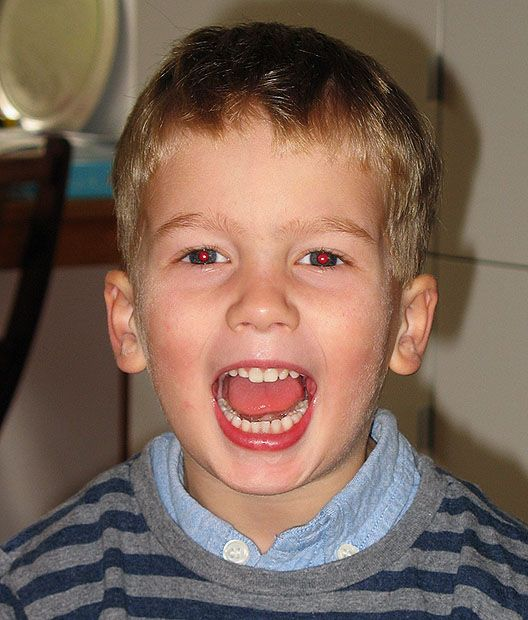
//> input picture images/img5.jpg, 528 x 620 px; the run also reads 1 picture not shown here
$ ./main   (built with g++ and OpenCV 4)
//> lines starting //> are read from the running program, lines starting //| are printed output that depends on the picture; after the words box and inside, x2 and y2 are one past the last pixel; in counts of white or black regions, pixels touching at a corner belong together
### src/eye.h
//
// Created by anaho on 5/4/2025.
//

#ifndef REDEYEDETECTION_EYE_H
#define REDEYEDETECTION_EYE_H

#include <opencv2/opencv.hpp>
using namespace std;
using namespace cv;

typedef struct {
    Mat B;
    Mat G;
    Mat R;
} image_channels_bgr;
Mat eye_detection_haar_cascade(Mat source,vector<Rect> & haarCascadeEyes);
Rect findFaceRegion( Mat skinMask);
vector<Rect> findEyeCandidates( Mat mask,  Rect faceRect);
Mat detectSkin( Mat src);
vector<Rect> detectEyes( Mat img,  Rect faceRect);

Mat createRedEyeMask( Mat eye);

void fixRedEyes(Mat img, vector<Rect> eyes);
void correctRedEye(Mat eye, Mat mask);

void fillHoles(Mat mask);
void drawEyeCandidates(Mat image,  vector<Rect> candidates,  string windowName = "Eye Candidates");
double verifyPositionDifference(vector<Rect>selectedEyes,vector<Rect>myEyes);
void verifyColorDifference(Mat iphoneCorrect ,Mat myCorrect,vector<Rect>eyes);

#endif //REDEYEDETECTION_EYE_H

### src/eye.cpp
#include <iostream>
#include <opencv2/opencv.hpp>
#include <cmath>
#include "eye.h"
#include <fstream>
using namespace std;
using namespace cv;

Mat bgr_2_YCrCb(Mat source) {
    int rows = source.rows, cols = source.cols;
    Mat dest(rows, cols, CV_8UC3); // output: YCrCb

    for (int i = 0; i < rows; ++i) {
        for (int j = 0; j < cols; ++j) {
            Vec3b pixel = source.at<Vec3b>(i, j);
            uchar B = pixel[0];
            uchar G = pixel[1];
            uchar R = pixel[2];

            //formule de conversie
            float fY  = 0.299f * R + 0.587f * G + 0.114f * B;
            float fCr = (R - fY) * 0.713f + 128;
            float fCb = (B - fY) * 0.564f + 128;

            uchar Y, Cr, Cb;

            if (fY < 0) Y = 0;
            else if (fY > 255) Y = 255;
            else Y = (uchar)fY;

            if (fCr < 0) Cr = 0;
            else if (fCr > 255) Cr = 255;
            else Cr = (uchar)fCr;

            if (fCb < 0) Cb = 0;
            else if (fCb > 255) Cb = 255;
            else Cb = (uchar)fCb;

            dest.at<Vec3b>(i, j) = Vec3b(Y, Cr, Cb);  // OpenCV: YCrCb order
        }
    }

    return dest;
}

// [49 lines left out: function eye_detection_haar_cascade, not called in this run]

Mat manualInRange( Mat ycrcb) {
    int rows = ycrcb.rows;
    int cols = ycrcb.cols;
    Mat mask(rows, cols, CV_8UC1);

    for (int i = 0; i < rows; ++i) {
        for (int j = 0; j < cols; ++j) {
            Vec3b pixel = ycrcb.at<Vec3b>(i, j);
            uchar Y  = pixel[0];
            uchar Cr = pixel[1];
            uchar Cb = pixel[2];

            // Interval tipic pentru piele
            if (Y >= 0 && Y <= 255 &&
                Cr >= 133 && Cr <= 173 &&
                Cb >= 77 && Cb <= 127) {
                mask.at<uchar>(i, j) = 255;
            } else {
                mask.at<uchar>(i, j) = 0;
            }
        }
    }

    return mask;
}
bool IsInside(Mat img, int i, int j){

    if(i>=img.rows||i<0||j<0||j>=img.cols)
        return false;

    return true;
}
Mat dilation( Mat source,int widthStr,int heightStr ,int no_iter) {
    Mat dst = source.clone();
    Mat kernel = getStructuringElement(MORPH_ELLIPSE, Size(widthStr, heightStr));
    int kCenter = kernel.rows / 2;

    for (int iter = 0; iter < no_iter; ++iter) {
        Mat aux = dst.clone();
        for (int i = 0; i < source.rows; ++i) {
            for (int j = 0; j < source.cols; ++j) {
                if (aux.at<uchar>(i, j) == 255) {
                    for (int ki = 0; ki < kernel.rows; ++ki) {
                        for (int kj = 0; kj < kernel.cols; ++kj) {
                            if (kernel.at<uchar>(ki, kj) > 0) {
                                int ni = i + ki - kCenter;
                                int nj = j + kj - kCenter;
                                if (IsInside(dst,ni,nj)) {
                                    dst.at<uchar>(ni, nj) = 255;
                                }
                            }
                        }
                    }
                }
            }
        }
    }

    return dst;
}

Mat erosion( Mat source,int widthStr,int heightStr, int no_iter) {
    Mat dst = source.clone();
    Mat kernel = getStructuringElement(MORPH_ELLIPSE, Size(widthStr, heightStr));
    int kCenter = kernel.rows / 2;

    for (int iter = 0; iter < no_iter; ++iter) {
        Mat aux = dst.clone();
        for (int i = 0; i < source.rows; ++i) {
            for (int j = 0; j < source.cols; ++j) {
                bool erodePixel = false;
                for (int ki = 0; ki < kernel.rows && !erodePixel; ++ki) {
                    for (int kj = 0; kj < kernel.cols; ++kj) {
                        if (kernel.at<uchar>(ki, kj) > 0) {
                            int ni = i + ki - kCenter;
                            int nj = j + kj - kCenter;
                            if (ni < 0 || ni >= dst.rows || nj < 0 || nj >= dst.cols || aux.at<uchar>(ni, nj) == 0) {
                                erodePixel = true;
                                break;
                            }
                        }
                    }
                }
                dst.at<uchar>(i, j) = erodePixel ? 0 : 255;
            }
        }
    }

    return dst;
}


Mat opening(Mat source,int widthStr,int heightStr ,int no_iter) {


    Mat dst=source.clone(), aux=source.clone();
    int rows=source.rows, cols=source.cols;


    for(int k=0;k<no_iter;k++)
    {
        dst = erosion(aux,widthStr,heightStr,1);
        dst = dilation(dst,widthStr,heightStr,1);
        aux = dst.clone();
    }


    return dst;

}

Mat closing(Mat source,int widthStr,int heightStr ,int no_iter) {


    Mat dst=source.clone(), aux=source.clone();
    int rows=source.rows, cols=source.cols;

    for(int k=0;k<no_iter;k++)
    {
        dst = dilation(aux,widthStr,heightStr,1);
        dst = erosion(dst,widthStr,heightStr,1);
        aux = dst.clone();
    }

    return dst;
}
Mat detectSkin( Mat src) {
    Mat ycrcb, mask;
    //cvtColor(src, ycrcb, COLOR_BGR2YCrCb); - functie open cv rescrisa de mine
    ycrcb=bgr_2_YCrCb(src);

    // Interval tipic pentru piele
    //inRange(ycrcb, Scalar(0, 133, 77), Scalar(255, 173, 127), mask); - functie openCV rescrisa de mine

    mask=manualInRange(ycrcb);
    // Curatare cu morfologie (dilatare urmata de eroziune)

    //morphologyEx(mask, mask, MORPH_OPEN, getStructuringElement(MORPH_ELLIPSE, Size(5, 5)));
    //morphologyEx(mask, mask, MORPH_CLOSE, getStructuringElement(MORPH_ELLIPSE, Size(5, 5)));
    //mask=opening(mask,5,5,1);
    mask=closing(mask,5,5,1);

    return mask;
}

Rect findFaceRegion(Mat skinMask) {
    vector<vector<Point>> contours;

    //doar contururile exterioare si salvam punctele importante (de ex la o linie drepta salvam doar marginile)
    findContours(skinMask, contours, RETR_EXTERNAL, CHAIN_APPROX_SIMPLE);

    int maxArea = 0;
    Rect faceRect;

    for (const auto& contour : contours) {

        //dreptunghiul circumscris
        Rect r = boundingRect(contour);
        int area = r.area();

        //presupunem ca cea mai mare suprafata de piele este fata
        if (area > maxArea) {
            maxArea = area;
            faceRect = r;
        }
    }
    return faceRect;
}
Mat bgr_2_grayscale(Mat source){
    int rows=source.rows, cols=source.cols;
    Mat grayscale_image=Mat(rows,cols,CV_8UC1);

    for(int i=0;i<rows;i++)
        for(int j=0;j<cols;j++)
        {
            grayscale_image.at<uchar>(i,j)=(source.at<Vec3b>(i,j)[0]+source.at<Vec3b>(i,j)[1]+source.at<Vec3b>(i,j)[2])/3;
        }

    return grayscale_image;
}
int otsuThreshold(int* hist, int total) {
    float sum = 0;
    for (int i = 0; i < 256; ++i)
        sum += i * hist[i];

    float sumB = 0;
    int wB = 0, wF = 0;

    float maxBetweenVar = 0;
    int threshold = 0;

    for (int t = 0; t < 256; ++t) {
        wB += hist[t]; // weight background
        if (wB == 0) continue;

        wF = total - wB; // weight foreground
        if (wF == 0) break;

        sumB += (float)(t * hist[t]);

        float mB = sumB / wB;           // mean background
        float mF = (sum - sumB) / wF;   // mean foreground

        float betweenVar = (float)wB * wF * (mB - mF) * (mB - mF);

        if (betweenVar > maxBetweenVar) {
            maxBetweenVar = betweenVar;
            threshold = t;
        }
    }

    return threshold;
}
int* compute_histogram_naive(Mat source){

    int* histogram = (int*)calloc(256, sizeof(int));

    int rows=source.rows,cols=source.cols;

    for(int i=0;i<rows;i++)
        for(int j=0;j<cols;j++)
        {
            histogram[source.at<uchar>(i,j)]++;
        }

    return histogram;

}
Mat manualGaussianBlur( Mat src) {
    Mat dst = src.clone();

    // Kernel 5x5 gaussian aproximativ (sigma = 1.0)
    float kernel[5][5] = {
            { 1,  4,  6,  4, 1 },
            { 4, 16, 24, 16, 4 },
            { 6, 24, 36, 24, 6 },
            { 4, 16, 24, 16, 4 },
            { 1,  4,  6,  4, 1 }
    };

    float factor = 1.0f / 256.0f; // suma kernelului este 256

    for (int i = 2; i < src.rows - 2; ++i) {
        for (int j = 2; j < src.cols - 2; ++j) {
            float sum = 0.0f;
            for (int ki = -2; ki <= 2; ++ki) {
                for (int kj = -2; kj <= 2; ++kj) {
                    sum += kernel[ki + 2][kj + 2] * src.at<uchar>(i + ki, j + kj);
                }
            }
            dst.at<uchar>(i, j) = (uchar)(sum * factor);
        }
    }

    return dst;
}

Mat preprocessROI( Mat roi) {
    Mat gray, thresh;
    gray=bgr_2_grayscale(roi);
    //GaussianBlur(gray, gray, Size(5, 5), 0);
    //threshold(gray, thresh, 0, 255, THRESH_BINARY_INV + THRESH_OTSU);
    gray=manualGaussianBlur(gray);
    int *histogram= compute_histogram_naive(gray);
    int threshold=otsuThreshold(histogram,gray.rows*gray.cols);
    thresh=gray.clone();
    for(int i=0;i<gray.rows;i++)
        for(int j=0;j<gray.cols;j++)
            if(gray.at<uchar>(i,j)>threshold)
                thresh.at<uchar>(i,j)=0;
            else
                thresh.at<uchar>(i,j)=255;
    //morphologyEx(thresh, thresh, MORPH_OPEN,getStructuringElement(MORPH_ELLIPSE, Size(3, 3)));
    thresh=opening(thresh,3,3,1);

   //imshow("Masca fata",thresh);
    return thresh;

}


vector<Rect> findEyeCandidates( Mat mask,  Rect faceRect) {
    vector<vector<Point>> contours;
    findContours(mask, contours, RETR_EXTERNAL, CHAIN_APPROX_SIMPLE);

    vector<Rect> candidates;

    for (const auto contour : contours) {
        Rect r = boundingRect(contour);

        //ajuta la aflarea unai forme rotunde
        float aspect = (float)r.width / r.height;

        int centerYCand = r.y + r.height / 2;
        int centerYFace = faceRect.y + faceRect.height / 2;

        //  filtru de pozitie verticala (doar sus)
        if (centerYCand > centerYFace + faceRect.height / 6)
            continue;

        //modifica niste parametrii
        if (r.width > 10 && r.width < 80 && //ignora forme foarte mici sau foarte mari
            r.height > 10 && r.height < 60 &&
            aspect > 0.7 && aspect < 3.0) //exclude forme ciudate
        {
            Rect eyeBox(r.x + faceRect.x, r.y + faceRect.y, r.width, r.height);
            candidates.push_back(eyeBox);
        }
    }

    return candidates;
}
// [11 lines left out: function drawEyeCandidates, not called in this run]

pair<Rect, Rect> findBestEyePair( vector<Rect> candidates, int faceCenterX) {
    int bestScore = INT_MAX;
    pair<Rect, Rect> bestPair;

    //ponderi pentru scorul final
    int w_align = 3;
    int w_size = 2;
    int w_sym = 1; // mai mica pondere

    //luam toate perechile de candidati pentru ochi
    for (size_t i = 0; i < candidates.size(); ++i) {
        for (size_t j = i + 1; j < candidates.size(); ++j) {
            Rect a = candidates[i], b = candidates[j];

            //aliniere orizonatala a ochilor
            int centerYDiff = abs((a.y + a.height / 2) - (b.y + b.height / 2));

            //ochii sa fie aproximativ egali ca marime
            int sizeDiff = abs(a.width - b.width) + abs(a.height - b.height);

            //ochii sunt pozitionati aproximativ simetric fata de centrul fetei
            int symA = abs((a.x + a.width / 2) - faceCenterX);
            int symB = abs((b.x + b.width / 2) - faceCenterX);
            int symDiff = abs(symA - symB);

            //distanta dintre ochi sa fie rezonabila
            int distX = abs((a.x + a.width / 2) - (b.x + b.width / 2));
            if (distX < 20 || distX > faceCenterX)  // elimina doar cazuri extreme
                continue;

            int totalScore = centerYDiff * w_align + sizeDiff * w_size + symDiff * w_sym;

            if (totalScore < bestScore) {
                bestScore = totalScore;
                bestPair = {a, b};
            }
        }
    }

    return bestPair;
}


vector<Rect> detectEyes( Mat img,  Rect faceRect) {
    Mat roi = img(faceRect).clone();
    Mat mask = preprocessROI(roi);
    vector<Rect> candidates = findEyeCandidates(mask, faceRect);
    Mat cand = img.clone();
   // drawEyeCandidates(cand,candidates);
    if (candidates.size() < 2)
        return {};

    pair<Rect, Rect> best = findBestEyePair(candidates, faceRect.x + faceRect.width / 2);

    // Validare (finala) daca sunt destul de aliniati si departati
    int deltaY = abs((best.first.y + best.first.height / 2) - (best.second.y + best.second.height / 2));
    int distX = abs((best.first.x + best.first.width / 2) - (best.second.x + best.second.width / 2));
    if (deltaY > faceRect.height / 5 || distX < 20 || distX > faceRect.width * 0.9)
        return {};
    if (best.first.x < best.second.x)
        return {best.first, best.second};
    else
        return {best.second, best.first};
}
image_channels_bgr break_channels(Mat source){

    int rows, cols;
    Mat B, G, R;
    image_channels_bgr bgr_channels;

    rows=source.rows;
    cols=source.cols;

    B=Mat(rows,cols,CV_8UC1);
    G=Mat(rows,cols,CV_8UC1);
    R=Mat(rows,cols,CV_8UC1);
    for(int i=0;i<rows;i++)
        for(int j=0;j<cols;j++)
        {
            B.at<uchar>(i,j)=source.at<Vec3b>(i,j)[0];

            G.at<uchar>(i,j)=source.at<Vec3b>(i,j)[1];

            R.at<uchar>(i,j)=source.at<Vec3b>(i,j)[2];


        }

    bgr_channels.B=B;
    bgr_channels.G=G;
    bgr_channels.R=R;
    return bgr_channels;
}

// [25 lines of commented-out code are left out]


Mat createRedEyeMask(Mat eye) {
    Mat ycrcb;
    cvtColor(eye, ycrcb, COLOR_BGR2YCrCb);
    vector<Mat> channels;
    split(ycrcb, channels); // Y, Cr, Cb
    Mat Cr = channels[1];

    Scalar crMean, crStd;
    meanStdDev(Cr, crMean, crStd);
    double crThreshold = crMean[0] + crStd[0] * 0.8;  // mai permisiv

    image_channels_bgr bgr = break_channels(eye);
    Mat mask = Mat::zeros(eye.size(), CV_8UC1);

    for (int i = 0; i < eye.rows; ++i) {
        for (int j = 0; j < eye.cols; ++j) {
            uchar r = bgr.R.at<uchar>(i, j);
            uchar g = bgr.G.at<uchar>(i, j);
            uchar b = bgr.B.at<uchar>(i, j);
            uchar cr = Cr.at<uchar>(i, j);

            float ratio = r / (float)(g + b + 1);

            bool isRed = r > 75 && ratio > 1.2 && cr > crThreshold;

            if (isRed)
                mask.at<uchar>(i, j) = 255;
        }
    }

    // Elipsa doar pentru centrul ochiului
    Mat ellipseMask = Mat::zeros(mask.size(), CV_8UC1);
    ellipse(ellipseMask, Point(eye.cols/2, eye.rows/2), Size(eye.cols/3, eye.rows/3), 0, 0, 360, Scalar(255), FILLED);
    bitwise_and(mask, ellipseMask, mask);

    morphologyEx(mask, mask, MORPH_OPEN, getStructuringElement(MORPH_ELLIPSE, Size(3, 3)));
    morphologyEx(mask, mask, MORPH_CLOSE, getStructuringElement(MORPH_ELLIPSE, Size(5, 5)));

    vector<vector<Point>> contours;
    findContours(mask.clone(), contours, RETR_EXTERNAL, CHAIN_APPROX_SIMPLE);
    mask.setTo(0);
    for (const auto& c : contours) {
        double area = contourArea(c);
        if (area > 4 && area < 400) {
            drawContours(mask, vector<vector<Point>>{c}, -1, Scalar(255), FILLED);
        }
    }

    // Elipsa centrata pentru aspect mai natural
    Moments m = moments(mask, true);
    if (m.m00 > 0) {
        int cx = int(m.m10 / m.m00);
        int cy = int(m.m01 / m.m00);
        ellipse(mask, Point(cx, cy), Size(eye.cols / 7, eye.rows / 7), 0, 0, 360, Scalar(255), FILLED);
    }
   // imshow("Maskk", mask);
    return mask;
}


void fillHoles(Mat mask) {
    Mat mask_floodfill = mask.clone();
    floodFill(mask_floodfill, Point(0, 0), Scalar(255));

    Mat mask_inv;
    bitwise_not(mask_floodfill, mask_inv);

    mask = mask | mask_inv;
}
void correctRedEye(Mat eye,  Mat mask) {
    vector<Mat> bgr(3);
    split(eye, bgr);

    // Media canalelor verde si albastru
    Mat mean = (bgr[0] + bgr[1]) / 2;

    // Suprascriem toate cele 3 canale cu media
    mean.copyTo(bgr[0], mask);
    mean.copyTo(bgr[1], mask);
    mean.copyTo(bgr[2], mask);

    // Reconstruim imaginea ochiului
    merge(bgr, eye);
}
void fixRedEyes(Mat img,  vector<Rect> eyes) {
    for (const Rect eyeRect : eyes) {
        Mat eye = img(eyeRect);

        //   Creeaza masca
        Mat mask = createRedEyeMask(eye);

        //   Curata masca (umple gauri, dilateaza)
        fillHoles(mask);
        dilate(mask, mask, Mat(), Point(-1, -1), 3);
        //   Corecteaza ochiul
        correctRedEye(eye, mask);
    }
}


// [23 lines left out: functions computeIoU, verifyPositionDifference, not called in this run]
void verifyColorDifference( Mat iphoneCorrect,  Mat myCorrect,  vector<Rect> eyes) {
    if (eyes.empty()) {
        cout << " Vectorul de ochi este gol" << endl;
        return;
    }

    double totalDiff = 0.0;
    int totalPixels = 0;

    for ( Rect eye : eyes) {
        Rect validEye = eye & Rect(0, 0, iphoneCorrect.cols, iphoneCorrect.rows); // clamp
        for (int y = validEye.y; y < validEye.y + validEye.height; ++y) {
            for (int x = validEye.x; x < validEye.x + validEye.width; ++x) {
                Vec3b pixIphone = iphoneCorrect.at<Vec3b>(y, x);
                Vec3b pixMine   = myCorrect.at<Vec3b>(y, x);

                // diferenta absoluta pe fiecare canal
                int db = abs(pixIphone[0] - pixMine[0]);
                int dg = abs(pixIphone[1] - pixMine[1]);
                int dr = abs(pixIphone[2] - pixMine[2]);

                totalDiff += (db + dg + dr) / 3.0;
                totalPixels++;
            }
        }
    }

    if (totalPixels == 0) {
        cout << " Nu s au gasit pixeli valizi in dreptunghiurile ochilor" << endl;
        return;
    }

    double avgDiff = totalDiff / totalPixels;
    cout << "Diferenta medie de culoare pe pixel in zona ochilor: " << avgDiff << " (din 255)" << endl;
}

### main.cpp
#include <iostream>

#include <opencv2/opencv.hpp>
#include "src/eye.h"
using namespace std;
using namespace cv;

vector<Rect> selectedEyes;
vector<Rect> haarCascadeEyes;
Point startPoint;
bool drawing = false;
Mat image, tempImage;

// [20 lines left out: function onMouse, not called in this run]


int main() {


   // Mat source = imread("C:\\Users\\anaho\\OneDrive - Technical University of Cluj-Napoca\\Documents\\PI\\Proiect\\RedEyeDetection\\images\\redeyes1.jpg",
          //       IMREAD_COLOR);

    Mat source = imread("C:\\Users\\anaho\\OneDrive - Technical University of Cluj-Napoca\\Documents\\PI\\Proiect\\RedEyeDetection\\images\\img5.jpg",
                  IMREAD_COLOR);
//> source is the input picture: 620 rows x 528 cols, CV_8UC3; mean B, G, R 88.7, 101.7, 124.9


    imshow("Original Image", source);

    // [21 lines of commented-out code are left out]
    Mat skinMask = detectSkin(source);
//> after the loop in bgr_2_YCrCb, `for (int i = 0; i < rows; ++i)`:
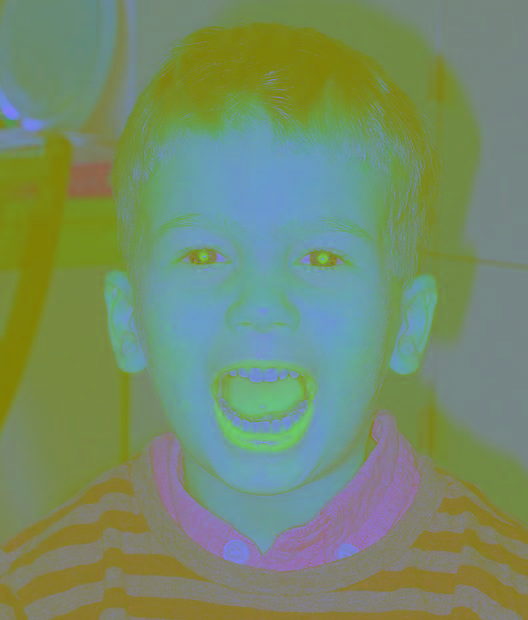
//> dest: 620 rows x 528 cols, CV_8UC3; mean B, G, R 106.6, 140.1, 117.1
//> after the loop in manualInRange, `for (int i = 0; i < rows; ++i)`:
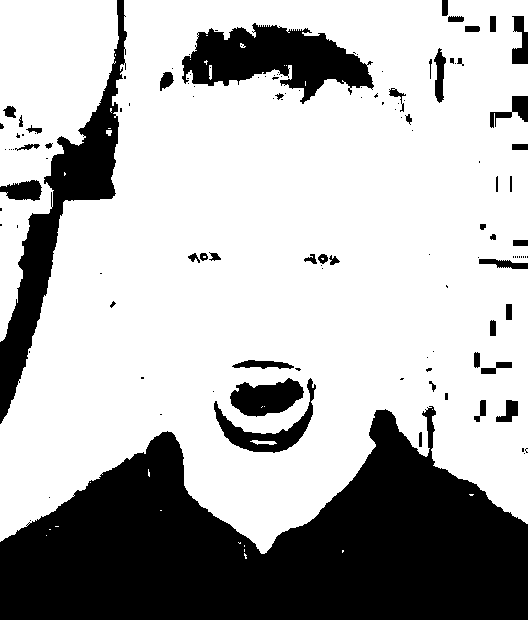
//> mask: 620 rows x 528 cols, CV_8UC1; 70.2% white; 127 black regions (78 under 20 px), largest, box (x1, y1, x2, y2) and area: (0, 406, 528, 620) 68781, (0, 0, 127, 424) 10971, (182, 23, 374, 104) 8338
//> the loop in closing, `for(int k=0;k<no_iter;k++)` made 1 pass
//> pass 1, in closing, `dst = dilation(aux,widthStr,heightStr,1);`:
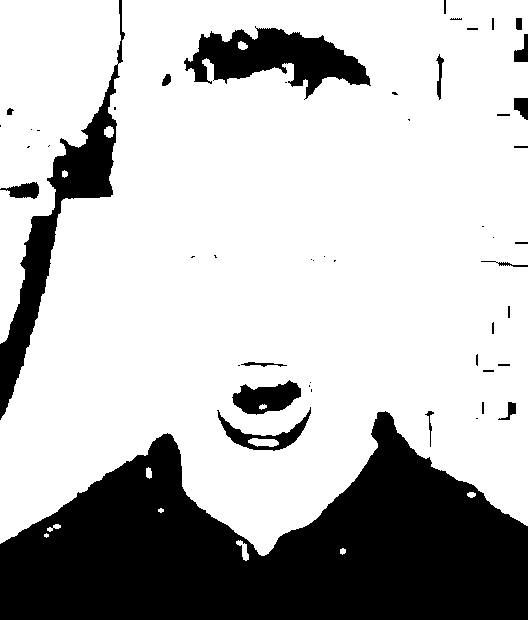
//> dst: 620 rows x 528 cols, CV_8UC1; 73.6% white; 51 black regions (23 under 20 px), largest, box (x1, y1, x2, y2) and area: (0, 411, 528, 620) 66535, (0, 0, 125, 420) 8715, (184, 26, 371, 100) 6686
//> pass 1, in closing, `dst = erosion(dst,widthStr,heightStr,1);`:
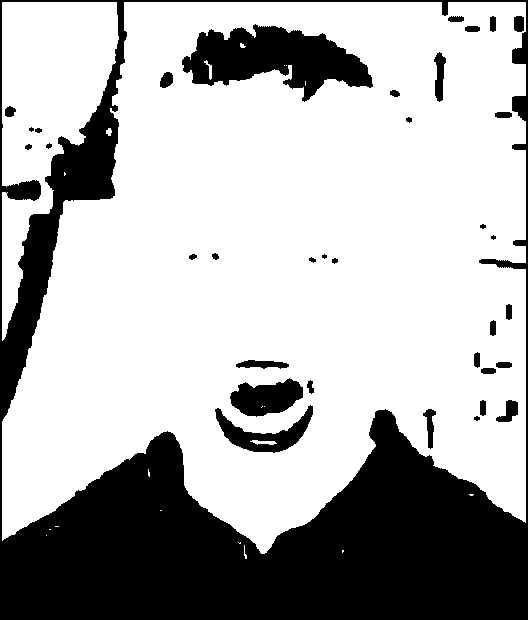
//> dst: 620 rows x 528 cols, CV_8UC1; 69.9% white; 36 black regions (3 under 20 px)

    Rect face = findFaceRegion(skinMask);
//> in findFaceRegion, `findContours(skinMask, contours, RETR_EXTERNAL, CHAIN_APPROX_SIMPLE);`: contours = 13 contours, 10 with area under 20; largest, box (x1, y1, x2, y2) and area: (2, 2, 526, 554) 222294, (2, 2, 119, 341) 19354, (106, 128, 112, 136) 24
//> the loop in findFaceRegion, `for (const auto& contour : contours)` made 13 passes
//> (area, maxArea, faceRect) on passes 2, 11, 12: (42, 42, Rect(244, 545, 3, 14)), (48, 48, Rect(106, 128, 6, 8)), (289248, 289248, Rect(2, 2, 524, 552))
//> after the loop in findFaceRegion, `for (const auto& contour : contours)`: maxArea = 289248
//> face = Rect(2, 2, 524, 552)


    Mat eyesRect=source.clone();
    vector<Rect> eyes = detectEyes(source, face);
//> in detectEyes, `Mat roi = img(faceRect).clone();`:
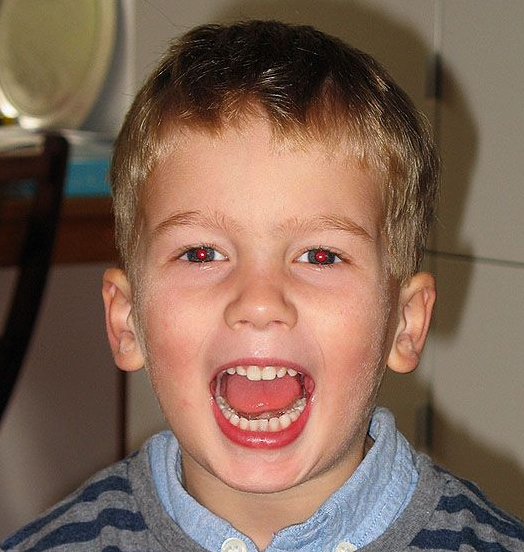
//> roi: 552 rows x 524 cols, CV_8UC3; mean B, G, R 87.4, 103.2, 129.9
//> (the rest of the program and of its run is left out)
